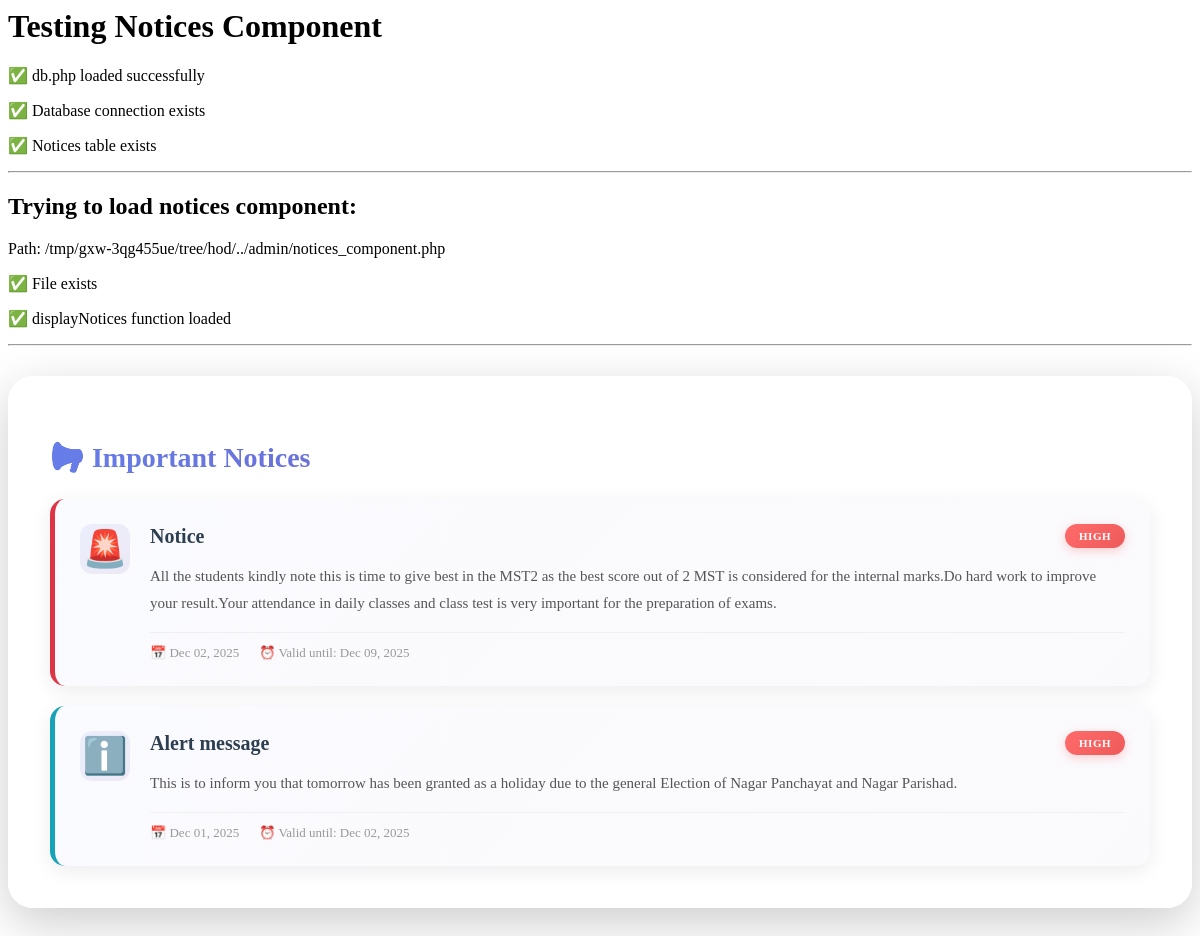
The app's page /hod/test_notices_display.php, older data.
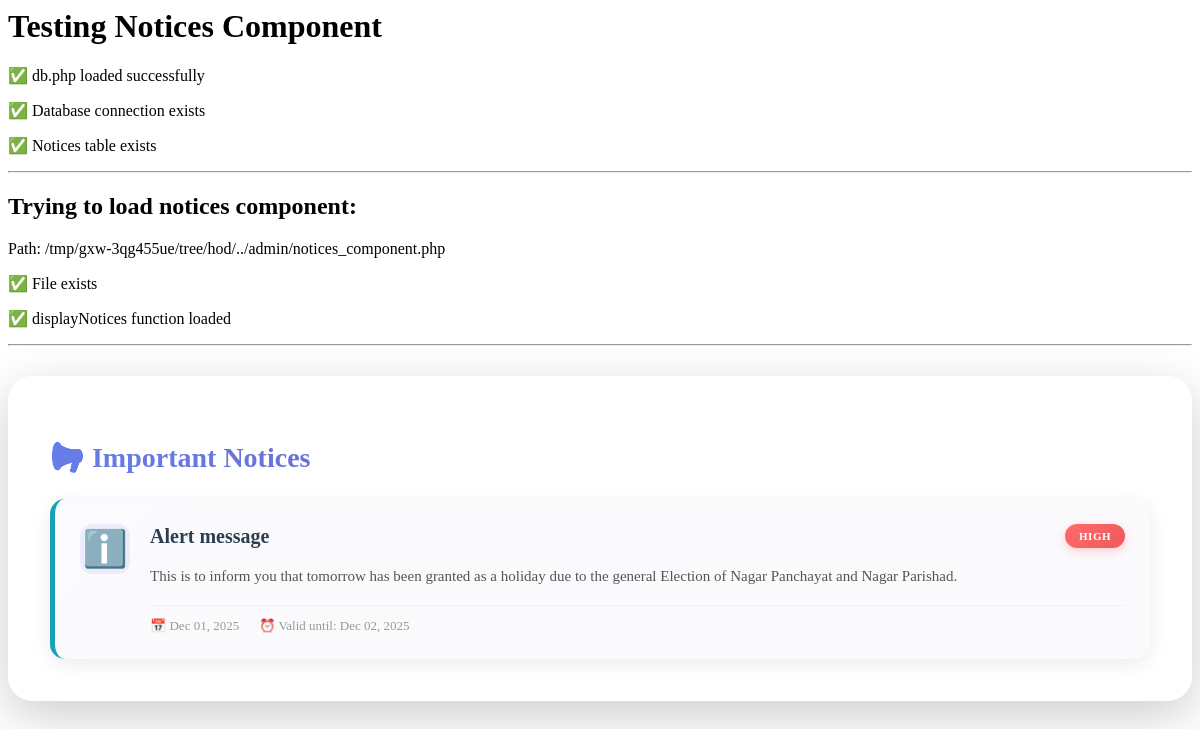
The same page, newer data.
### tables this page shows
CREATE TABLE `notices` (
  `id` int(11) NOT NULL,
  `title` varchar(255) NOT NULL,
  `message` text NOT NULL,
  `notice_type` enum('info','warning','success','danger') DEFAULT 'info',
  `priority` enum('low','medium','high') DEFAULT 'medium',
  `target_audience` enum('all','students','teachers','hods','parents') DEFAULT 'all',
  `is_active` tinyint(1) DEFAULT 1,
  `start_date` date NOT NULL,
  `end_date` date DEFAULT NULL,
  `created_by` int(11) NOT NULL,
  `created_at` timestamp NOT NULL DEFAULT current_timestamp(),
  `updated_at` timestamp NOT NULL DEFAULT current_timestamp() ON UPDATE current_timestamp()
);

### admin/notices_component.php (the view, shortened to what this page needs)
<?php
function displayNotices($userRole) {
    global $conn;
    $today = date('Y-m-d');
    $query = "SELECT * FROM notices
              WHERE is_active = 1
              AND start_date <= '$today'
              AND (end_date IS NULL OR end_date >= '$today')
              AND (target_audience = 'all' OR target_audience = '$userRole')
              ORDER BY
                FIELD(priority, 'high', 'medium', 'low'),
                created_at DESC";
    $notices = $conn->query($query);
    echo '<div class="notices-container">';
    echo '<h2 class="notices-title">📢 Important Notices</h2>';
    echo '<div class="notices-wrapper">';
    while ($notice = $notices->fetch_assoc()) {
        $noticeClass = htmlspecialchars($notice['notice_type']);
        $priority = htmlspecialchars($notice['priority']);
        $title = htmlspecialchars($notice['title']);
        $message = nl2br(htmlspecialchars($notice['message']));
        $createdAt = date('M d, Y', strtotime($notice['created_at']));
        $icon = '📌';
        switch ($notice['notice_type']) {
            case 'danger': $icon = '🚨'; break;
            case 'info': $icon = 'ℹ️'; break;
        }
        echo '<div class="notice-item notice-' . $noticeClass . ' notice-priority-' . $priority . '">';
        echo '  <div class="notice-icon">' . $icon . '</div>';
        echo '  <div class="notice-content">';
        echo '    <div class="notice-header-row">';
        echo '      <h3 class="notice-item-title">' . $title . '</h3>';
        echo '      <span class="notice-badge notice-badge-' . $priority . '">' . strtoupper($priority) . '</span>';
        echo '    </div>';
        echo '    <p class="notice-message">' . $message . '</p>';
        echo '    <div class="notice-footer">';
        echo '      <span class="notice-date">📅 ' . $createdAt . '</span>';
        if ($notice['end_date']) {
            echo '      <span class="notice-expiry">⏰ Valid until: ' . date('M d, Y', strtotime($notice['end_date'])) . '</span>';
        }
        echo '    </div>';
        echo '  </div>';
        echo '</div>';
    }
    echo '</div>';
    echo '</div>';
}
    ?>

Row changes from the older to the newer data that the page shows:
removed notices: notice_type "🚨", title "Notice", priority "HIGH", message "All the students kindly note this is time to give best in the MST2 as the best score out of 2 MST is considered for the internal marks.Do hard work to improve your result.Your attendance in daily classes and class test is very important for the preparation of exams.", created_at "Dec 02, 2025", end_date "Dec 09, 2025"
